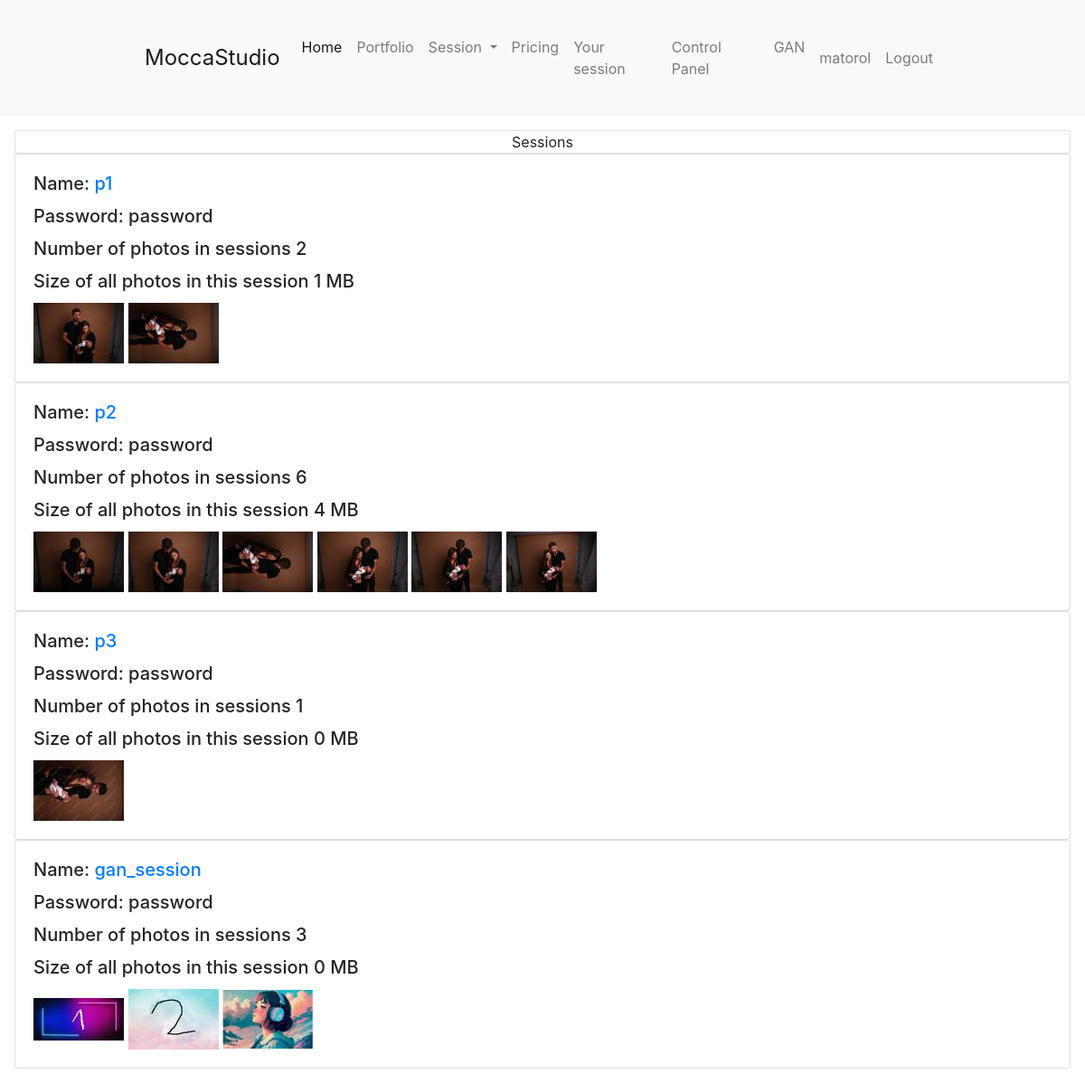
Page /control_panel/view_sessions/ (signed in) on the committed database.
### main/models.py (models this page shows, shortened)
class Session(models.Model):
    name = models.CharField(max_length=100, unique=True)
    password = models.CharField(max_length=100, default="password")

class Photo(models.Model):
    title = models.CharField(max_length=255)
    image = models.ImageField(upload_to='photos/')
    session = models.ForeignKey(Session, on_delete=models.CASCADE,null=True)
    selected_to_edit = models.BooleanField(default=False)
    thumbnail = models.ImageField(upload_to='thumbnails/', blank=True, null=True)
    thumbnail_medium = models.ImageField(upload_to='thumbnails_medium/', blank=True, null=True)

### main/views.py (the view)
# urls.py: path("control_panel/view_sessions/", views.view_sessions, name="view_sessions"),
@user_passes_test(lambda user: user.is_superuser)
def view_sessions(request):
    sessions = Session.objects.all()
    for session in sessions:
        photos = session.photo_set.all()
        photos_size = []
        for photo in photos:
            photos_size.append(photo.image.size / (1024*1024))
        photos_size_in_session = round(sum(photos_size))
        session.photos_size_in_session = photos_size_in_session
    context = {'sessions': sessions}
    return render(request, 'main/control_panel/view_sessions.html', context)

### main/templates/main/control_panel/view_sessions.html (shortened to what this page needs)
{% extends 'main/base.html' %}
{% block content %}
{% if user.is_superuser %}
<div class="m-3">
    <div class="card text-center">Sessions</div>
    {% for session in sessions %}
        <div class="card">
            <div class="card-body">
                <div class="row">
                    <div class="col-md-9">
                        <h5 class="card-title">Name: <a href="{% url 'view_session' session.name %}">{{ session.name }}</a> </h5>
                        <h5 class="card-title">Password: {{ session.password }}</h5>
                        <h5 class="card-title">Number of photos in sessions {{ session.photo_set.all.count }}</h5>
                        <h5 class="card-title">Size of all photos in this session {{session.photos_size_in_session}} MB</h5>
                        <p class="card-text">
                            {% for photo in session.photo_set.all %}
                                {% if forloop.counter <= 9 %}
                                    <img src="{{ photo.thumbnail.url }}" alt="connect" style="max-height: 100px">
                                {% elif forloop.counter == 10 %}
                                    <span>+{{ session.photo_set.all.count|add:"-9" }} ...</span>
                                {% endif %}
                            {% endfor %}
                        </p>
                    </div>
                </div>
            </div>
        </div>
    {% endfor %}
</div>
{% endif %}
{% endblock %}

### main/templates/main/base.html (shortened to what this page needs)
<!DOCTYPE html>
<html lang="en">
<head>
    <link rel="stylesheet" href="https://cdn.jsdelivr.net/npm/bootstrap@4.3.1/dist/css/bootstrap.min.css">
    <link rel="stylesheet" href="https://cdnjs.cloudflare.com/ajax/libs/font-awesome/5.15.3/css/all.min.css">
    {% load static %}
    <link rel="stylesheet" type="text/css" href="{% static 'base.css' %}">
    <link rel="stylesheet" type="text/css" href="{% static 'lightbox/lightbox.min.css' %}">
</head>
<body>
    {% block nav %}
    <nav class="navbar navbar-expand-lg navbar-light bg-light">
        <a class="navbar-brand" href="/">MoccaStudio</a>
        <div class="collapse navbar-collapse" id="navbarSupportedContent">
        <ul class="navbar-nav mr-auto">
            <li class="nav-item active">
                <a class="nav-link" href="/home">Home <span class="sr-only">(current)</span></a>
            </li>
            <li class="nav-item">
                <a class="nav-link" href="/portfolio">Portfolio</a>
            </li>
            <li class="nav-item dropdown">
                <a class="nav-link dropdown-toggle" href="#" id="navbarDropdown" role="button" data-toggle="dropdown" aria-haspopup="true" aria-expanded="false">
                    Session
                </a>
            </li>
            <li class="nav-item">
                <a class="nav-link" href="/pricing">Pricing</a>
            </li>
            {% if user.is_authenticated %}
            <li class="nav-item">
                <a class="nav-link" href="/sessions/{{user.username}}">Your session</a>
            </li>
            {% endif %}
            {% if user.is_superuser %}
            <li class="nav-item">
                <a class="nav-link" href="/control_panel">Control Panel</a>
            </li>
            <li class="nav-item">
                <a class="nav-link" href="/gan_control_panel">GAN</a>
            </li>
            {% endif %}
        </ul>
        <ul class="navbar-nav ml-auto">
            {% if user.is_authenticated %}
                <li class="nav-item">
                    <a class="nav-link" href="/profile">{{user.username}}</a>
                </li>
                <span class="nav-item">
                    <a class="nav-link" href="/logout">Logout</a>
                </span>
            {% endif %}
        </ul>
        </div>
    </nav>
    {% endblock %}
    {% block content %}
    {% endblock %}
</body>
</html>

### main/static/base.css (style rules this page uses)
body { font-size: 1.0rem; }
.navbar { padding: 2rem 10rem; }
.navbar-brand { font-size: 1.5rem; }

### rows in the picture
Session: name "p1", password "password", photo_set.all.count "2", photos_size_in_session "1"
Photo: thumbnail (picture)
Photo: thumbnail (picture)
Session: name "p2", password "password", photo_set.all.count "6", photos_size_in_session "4"
Photo: thumbnail (picture)
Photo: thumbnail (picture)
Photo: thumbnail (picture)
Photo: thumbnail (picture)
Photo: thumbnail (picture)
Photo: thumbnail (picture)
Session: name "p3", password "password", photo_set.all.count "1", photos_size_in_session "0"
Photo: thumbnail (picture)
Session: name "gan_session", password "password", photo_set.all.count "3", photos_size_in_session "0"
Photo: thumbnail (picture)
Photo: thumbnail (picture)
Photo: thumbnail (picture)

### other values in the picture
{{ user.username }} "matorol"
